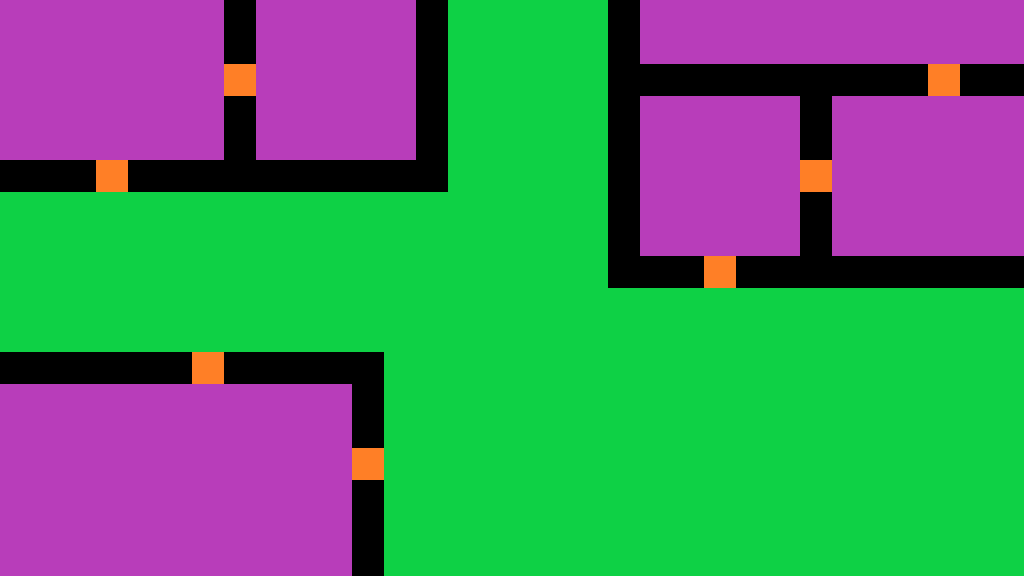

The image is a tile-based game level rendered from a .tmx file. Its description and complete source (layers, tilesets, objects, tile grids) follow:
An orthogonal 32x18 tile map with 32x32 px tiles, 1 tile layer (Tile Layer 1).

<map version="1.2" tiledversion="1.2.4" orientation="orthogonal" renderorder="right-down" width="32" height="18" tilewidth="32" tileheight="32" infinite="0" nextlayerid="2" nextobjectid="1">
 <tileset firstgid="1" source="tiles/SETUP.tsx" />
 <layer id="1" name="Tile Layer 1" width="32" height="18">
  <data encoding="csv">
4,4,4,4,4,4,4,1,4,4,4,4,4,1,2,2,2,2,2,1,4,4,4,4,4,4,4,4,4,4,4,4,
4,4,4,4,4,4,4,1,4,4,4,4,4,1,2,2,2,2,2,1,4,4,4,4,4,4,4,4,4,4,4,4,
4,4,4,4,4,4,4,3,4,4,4,4,4,1,2,2,2,2,2,1,1,1,1,1,1,1,1,1,1,3,1,1,
4,4,4,4,4,4,4,1,4,4,4,4,4,1,2,2,2,2,2,1,4,4,4,4,4,1,4,4,4,4,4,4,
4,4,4,4,4,4,4,1,4,4,4,4,4,1,2,2,2,2,2,1,4,4,4,4,4,1,4,4,4,4,4,4,
1,1,1,3,1,1,1,1,1,1,1,1,1,1,2,2,2,2,2,1,4,4,4,4,4,3,4,4,4,4,4,4,
2,2,2,2,2,2,2,2,2,2,2,2,2,2,2,2,2,2,2,1,4,4,4,4,4,1,4,4,4,4,4,4,
2,2,2,2,2,2,2,2,2,2,2,2,2,2,2,2,2,2,2,1,4,4,4,4,4,1,4,4,4,4,4,4,
2,2,2,2,2,2,2,2,2,2,2,2,2,2,2,2,2,2,2,1,1,1,3,1,1,1,1,1,1,1,1,1,
2,2,2,2,2,2,2,2,2,2,2,2,2,2,2,2,2,2,2,2,2,2,2,2,2,2,2,2,2,2,2,2,
2,2,2,2,2,2,2,2,2,2,2,2,2,2,2,2,2,2,2,2,2,2,2,2,2,2,2,2,2,2,2,2,
1,1,1,1,1,1,3,1,1,1,1,1,2,2,2,2,2,2,2,2,2,2,2,2,2,2,2,2,2,2,2,2,
4,4,4,4,4,4,4,4,4,4,4,1,2,2,2,2,2,2,2,2,2,2,2,2,2,2,2,2,2,2,2,2,
4,4,4,4,4,4,4,4,4,4,4,1,2,2,2,2,2,2,2,2,2,2,2,2,2,2,2,2,2,2,2,2,
4,4,4,4,4,4,4,4,4,4,4,3,2,2,2,2,2,2,2,2,2,2,2,2,2,2,2,2,2,2,2,2,
4,4,4,4,4,4,4,4,4,4,4,1,2,2,2,2,2,2,2,2,2,2,2,2,2,2,2,2,2,2,2,2,
4,4,4,4,4,4,4,4,4,4,4,1,2,2,2,2,2,2,2,2,2,2,2,2,2,2,2,2,2,2,2,2,
4,4,4,4,4,4,4,4,4,4,4,1,2,2,2,2,2,2,2,2,2,2,2,2,2,2,2,2,2,2,2,2
</data>
 </layer>
</map>
